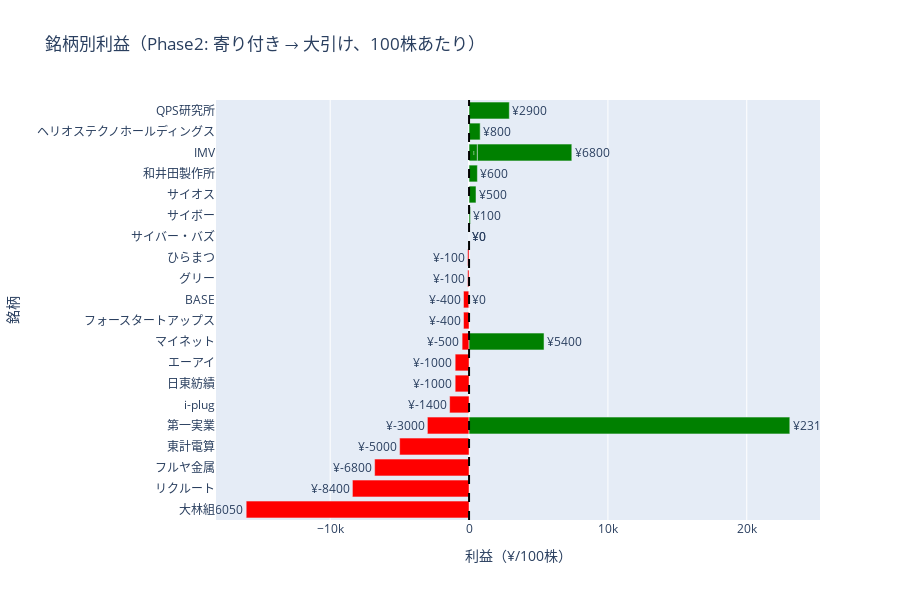

Notebook code for this chart:
### Code cell
# 銘柄別の利益（Phase2、円ベース）
df_sorted = df_phase2.sort_values('profit_per_100_shares_phase2', ascending=True)

# 色分け（利益/損失）
df_sorted['color'] = df_sorted['profit_per_100_shares_phase2'].apply(
    lambda x: 'green' if x > 0 else 'red'
)

fig = px.bar(
    df_sorted,
    x='profit_per_100_shares_phase2',
    y='stock_name',
    orientation='h',
    title="銘柄別利益（Phase2: 寄り付き → 大引け、100株あたり）",
    labels={"profit_per_100_shares_phase2": "利益（¥/100株）", "stock_name": "銘柄"},
    color='color',
    color_discrete_map={'green': 'green', 'red': 'red'},
    hover_data=['ticker', 'backtest_date', 'buy_price', 'daily_close', 'phase2_return']
)

fig.add_vline(x=0, line_dash="dash", line_color="black")
fig.update_layout(height=600, showlegend=False)
fig.update_traces(texttemplate='¥%{x:+,.0f}', textposition='outside')
fig.show()

### Figure 1 — Plotly figure (JSON) as saved in the notebook; plotly's stock layout.template omitted (floating-point values rounded to 4 significant figures)
{"data": [{"customdata": [["1802.T", "2025-11-06", 2959, 2798.0, -0.05424], ["6098.T", "2025-11-05", 7305, 7221, -0.0115], ["7826.T", "2025-11-05", 2819, 2751, -0.02412], ["4746.T", "2025-11-05", 3930, 3880, -0.01272], ["8059.T", "2025-11-05", 2625, 2595, -0.01143], ["4177.T", "2025-11-06", 1193, 1179, -0.01174], ["3110.T", "2025-11-05", 8200, 8190, -0.00122], ["4388.T", "2025-11-05", 480, 470, -0.02083], ["3928.T", "2025-11-05", 225, 220, -0.02222], ["7089.T", "2025-11-05", 1914, 1910, -0.00209], ["4477.T", "2025-11-06", 328, 324, -0.0122], ["3632.T", "2025-11-05", 401, 400, -0.002494], ["2764.T", "2025-11-05", 110, 109, -0.009091], ["4477.T", "2025-11-05", 320, 320, 0], ["7069.T", "2025-11-06", 914, 914, 0], ["7069.T", "2025-11-06", 914, 914, 0]], "hovertemplate": "color=red<br>利益（¥/100株）=%{x}<br>銘柄=%{y}<br>ticker=%{customdata[0]}<br>backtest_date=%{customdata[1]}<br>buy_price=%{customdata[2]}<br>daily_close=%{customdata[3]}<br>phase2_return=%{customdata[4]}<extra></extra>", "legendgroup": "red", "marker": {"color": "red", "pattern": {"shape": ""}}, "name": "red", "orientation": "h", "showlegend": true, "textposition": "outside", "texttemplate": "¥%{x:+,.0f}", "type": "bar", "x": [-16050.0, -8400.0, -6800.0, -5000.0, -3000.0, -1400.0, -1000.0, -1000.0, -500.0, -400.0, -400.0, -100.0, -100.0, 0.0, 0.0, 0.0], "xaxis": "x", "y": ["大林組", "リクルート", "フルヤ金属", "東計電算", "第一実業", "i-plug", "日東紡績", "エーアイ", "マイネット", "フォースタートアップス", "BASE", "グリー", "ひらまつ", "BASE", "サイバー・バズ", "サイバー・バズ"], "yaxis": "y"}, {"customdata": [["3123.T", "2025-11-05", 576, 577, 0.001736], ["3744.T", "2025-11-05", 485, 490, 0.01031], ["6158.T", "2025-11-06", 848, 854, 0.007075], ["7760.T", "2025-11-06", 2072, 2078, 0.002896], ["6927.T", "2025-11-05", 866, 874, 0.009238], ["5595.T", "2025-11-06", 1970, 1999, 0.01472], ["3928.T", "2025-11-06", 223, 277, 0.2422], ["7760.T", "2025-11-05", 1982, 2050, 0.03431], ["8059.T", "2025-11-06", 2650, 2881, 0.08717]], "hovertemplate": "color=green<br>利益（¥/100株）=%{x}<br>銘柄=%{y}<br>ticker=%{customdata[0]}<br>backtest_date=%{customdata[1]}<br>buy_price=%{customdata[2]}<br>daily_close=%{customdata[3]}<br>phase2_return=%{customdata[4]}<extra></extra>", "legendgroup": "green", "marker": {"color": "green", "pattern": {"shape": ""}}, "name": "green", "orientation": "h", "showlegend": true, "textposition": "outside", "texttemplate": "¥%{x:+,.0f}", "type": "bar", "x": [100.0, 500.0, 600.0, 600.0, 800.0, 2900.0, 5400.0, 6800.0, 23100.0], "xaxis": "x", "y": ["サイボー", "サイオス", "和井田製作所", "IMV", "ヘリオステクノホールディングス", "QPS研究所", "マイネット", "IMV", "第一実業"], "yaxis": "y"}], "layout": {"barmode": "relative", "height": 600, "legend": {"title": {"text": "color"}, "tracegroupgap": 0}, "shapes": [{"line": {"color": "black", "dash": "dash"}, "type": "line", "x0": 0, "x1": 0, "xref": "x", "y0": 0, "y1": 1, "yref": "y domain"}], "showlegend": false, "title": {"text": "銘柄別利益（Phase2: 寄り付き → 大引け、100株あたり）"}, "xaxis": {"anchor": "y", "domain": [0, 1], "title": {"text": "利益（¥/100株）"}}, "yaxis": {"anchor": "x", "domain": [0, 1], "title": {"text": "銘柄"}}}}
